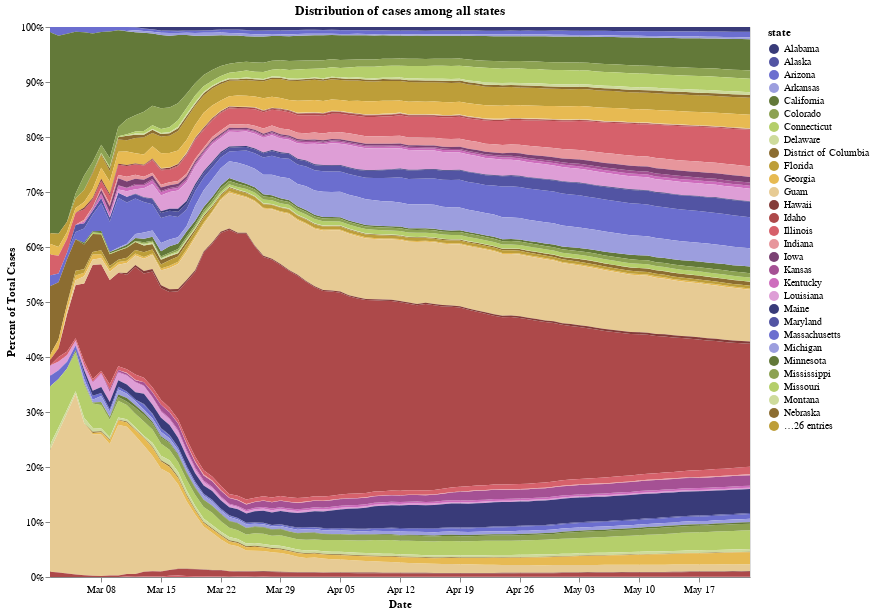

Notebook code for this chart:
### Markdown cell above
## 6 - Examining percentage of cases compared to all states
The below chart maps which states have the majority of cases at a given date. We can see how Washington and California originally had majority of cases in the U.S., and how quickly New York took over, and continues to make up a large percentage of cases in the U.S.

### Code cell
chart = alt.Chart(recent_cases).mark_area().encode(
    x=alt.X('date:T', axis=alt.Axis(format='%b %d', title='Date')),
    y=alt.Y('cases:Q', stack="normalize", axis=alt.Axis(format='%', title='Percent of Total Cases')), 
#     x="date:T",
#     y=alt.Y("cases:Q", stack="normalize"),
    tooltip=['state', 'cases', 'date'],
    color= alt.Color('state:N', scale=alt.Scale(scheme='category20b'))

).properties(
    width=700,
    height=550,
    title="Distribution of cases among all states"
)

display(chart)

### Figure 1 — Vega-Lite specification as saved in the notebook (floating-point values rounded to 4 significant figures; data arrays with more than 128 entries replaced by an {"elided": "..."} marker saying what was removed)
{"config": {"view": {"continuousWidth": 400, "continuousHeight": 300}}, "data": {"name": "data-55a4e5828ccf57cf33d6bd0278fe1a68"}, "mark": "area", "encoding": {"color": {"type": "nominal", "field": "state", "scale": {"scheme": "category20b"}}, "tooltip": [{"type": "nominal", "field": "state"}, {"type": "quantitative", "field": "cases"}, {"type": "temporal", "field": "date"}], "x": {"type": "temporal", "axis": {"format": "%b %d", "title": "Date"}, "field": "date"}, "y": {"type": "quantitative", "axis": {"format": "%", "title": "Percent of Total Cases"}, "field": "cases", "stack": "normalize"}}, "height": 550, "title": "Distribution of cases among all states", "width": 700, "$schema": "https://vega.github.io/schema/vega-lite/v4.0.2.json", "datasets": {"data-55a4e5828ccf57cf33d6bd0278fe1a68": {"elided": "4271 records"}}}
